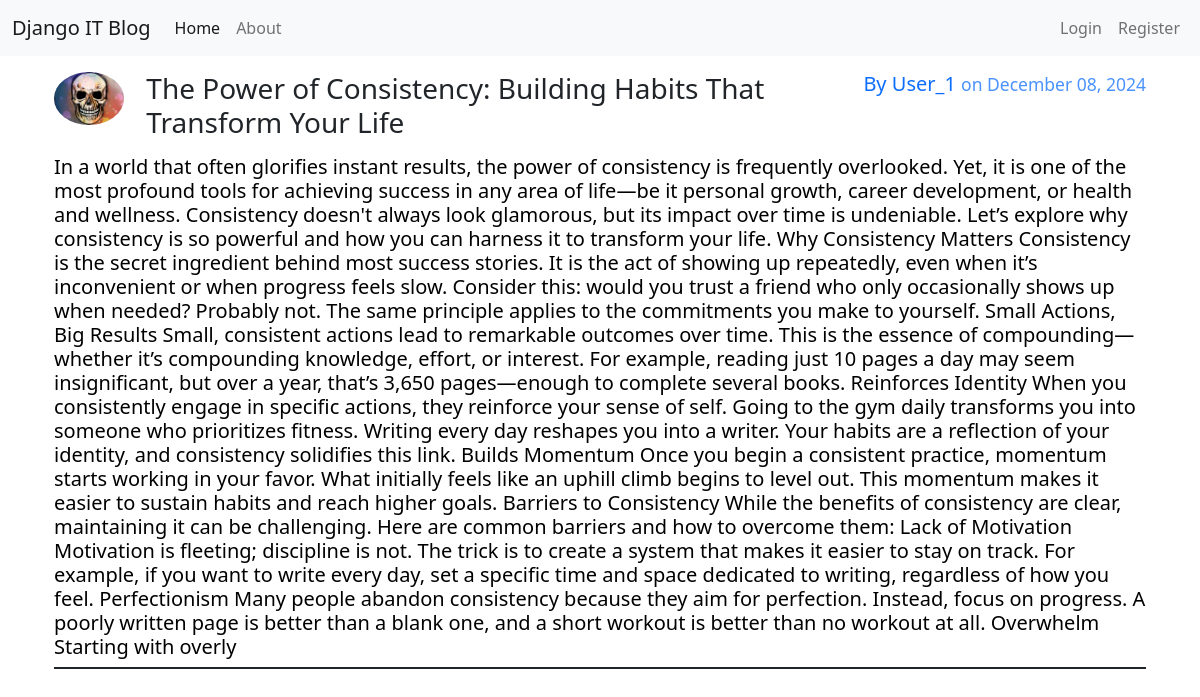
The app's page /post/1/ with its own data.
### blog/models.py (models this page shows, shortened)
class Post(models.Model):
    title = models.CharField(max_length=100)
    content = models.TextField()
    date_posted = models.DateTimeField(default=timezone.now)
    author = models.ForeignKey(User, on_delete=models.CASCADE)

### users/models.py (models this page shows, shortened)
class Profile(models.Model):
    user = models.OneToOneField(User,on_delete=models.CASCADE)
    image = models.ImageField(default='pic4.jpg', upload_to='profile_pics')

### blog/views.py (the view)
# urls.py: path('post/<int:pk>/', PostDetailView.as_view(), name='post-detail'),
class PostDetailView(DetailView):
    model = Post

### blog/templates/blog/post_detail.html (shortened to what this page needs)
{% extends 'blog/base.html' %}
{% block content %}
    <div class="container">
        <div class="post-content mt-3 border-2 border-bottom border-dark">
            <div class="row g-3 justify-content-between">
                <div class="col col-1">
                    <a href="{% url 'user-posts' object.author.username %}">
                        <img width="70" class="rounded-circle" src="{{ object.author.profile.image.url }}">
                    </a>
                </div>
                <div class="col col-7">
                    <h3>
                        {{ object.title }}
                    </h3>
                </div>
                <div class="col">
                    <h5 class="text-end text-primary text-opacity-90">
                        By <a href="{% url 'user-posts' object.author.username %}" class="text-decoration-none">{{ object.author }}</a>
                        <tab>
                        <small class="text-primary text-opacity-75">on {{ object.date_posted|date:"F d, Y" }}</small>
                    </h5>
                </div>
            </div>
            <div class="text-black mt-2 mb-2">
                <h5>
                {{ object.content }}
            </h5>
            </div>
        </div>
    </div>
{% endblock content %}

### records on screen
Post: author.profile.image (picture), title "The Power of Consistency: Building Habits That Transform Your Life", author "User_1", date_posted "December 08, 2024", content "In a world that often glorifies instant results, the power of consistency is frequently overlooked. Yet, it is one of the most profound tools for achieving success in any area of life—be it personal growth, career development, or health and wellness. Consistency doesn't always look glamorous, but its impact over time is undeniable. Let’s explore why consistency is so powerful and how you can harness it to transform your life. Why Consistency Matters Consistency is the secret ingredient behind most success stories. It is the act of showing up repeatedly, even when it’s inconvenient or when progress feels slow. Consider this: would you trust a friend who only occasionally shows up when…"
